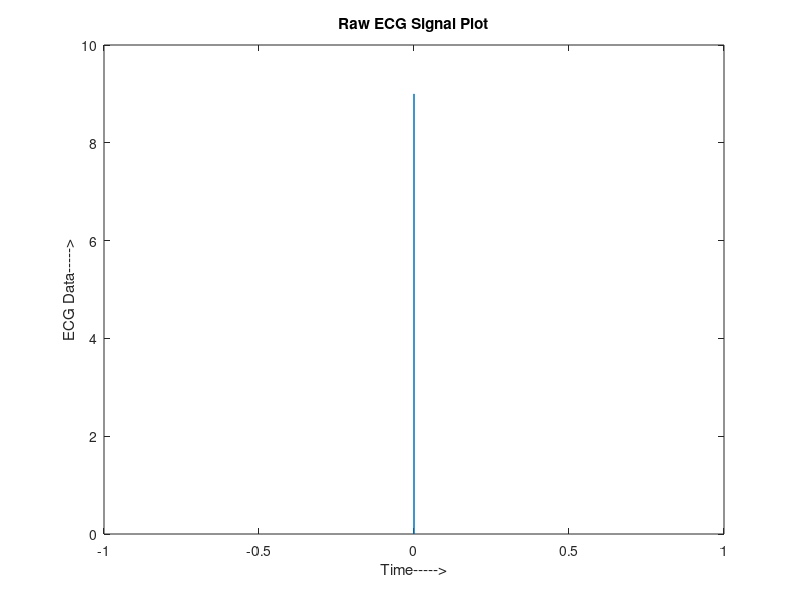

Source code (MATLAB): (Note: this script raises an error after producing the figure.)
%{
A raw ECG signal is available at ECE-3year-Code-Challenge, with file name a01_3.csv, you can download this file and perform the following task:
Read and plot this signal
Filter the ECG signal using Butterworth and plot the filtered signal.
Apply the Pan Tompkins algorithm and find the R peaks.
Segregate this signal into each beat and plot.
Apply the Fourier Transform to each beat and understand the frequency components by plotting the periodogram.
%}
%% CODE
clc;
clear all;
close all;
d = xlsread('a01_3.csv');
Raw_data = d(:,2) % This line is producing error
Time_data = d(:,1)
%% ECG Signal Plot
figure(1);

plot(Time_data,Raw_data);
title('Raw ECG Signal Plot');
xlabel('Time----->');
ylabel('ECG Data----->');

%% Filtering of ECG Signal
fp= 500;
fs= 80;
n= 2;
[b,a]= butter(n,fs/fp);
filtered_signal = filter(b,a,Raw_data);
figure(2)

plot(Time_data(1:1000),filtered_signal(1:1000))
title('Filtered ECG Signal')
xlabel('Time----->');
ylabel('ECG Data----->');

%% Detecting R-Peaks using Pan Tompkins algorithm and Segregation of signal
R_D = Raw_data
y=length(R_D);
fs = 200;              
N = length (R_D);       
t = [0:N-1]/fs;        
R_D = R_D - mean (R_D );    
R_D = R_D/ max( abs(R_D )) ;
b=[1 0 0 0 0 0 -2 0 0 0 0 0 1];
a=[1 -2 1];
h=filter(b,a,[1 zeros(1,12)]); 
x1 = conv (R_D ,h);
x1 = x1/ max( abs(x1 )); 
b = [-1 0 0 0 0 0 0 0 0 0 0 0 0 0 0 0 32 -32 0 0 0 0 0 0 0 0 0 0 0 0 0 0 1];
a = [1 -1];
h1=filter(b,a,[1 zeros(1,32)]); 
x2 = conv (x1 ,h1);
x2 = x2/ max( abs(x2 ));
h = [-1 -2 0 2 1]/8;
x3 = conv (x2 ,h);
x3 = x3 (2+[1: N]);
x3 = x3/ max( abs(x3 ));
figure(3)
subplot(2,1,1);
plot([0:length(x3)-1]/fs,x3);
subplot(2,1,2);
plot(t(200:600),x3(200:600));
title('Segregation of signal');
xlim([1 3])
x4 = x3 .^2;
x4 = x4/ max( abs(x4 ));
h = ones (1 ,31)/31;
Delay = 15; 
x5 = conv (x4 ,h);
x5 = x5 (15+[1: N]);
x5 = x5/ max( abs(x5 ));
maxr = max(x5);
thresh = mean (x5 );
k=thresh*maxr;
y =(x5>k)';
left = find(diff([0 y])==1);
right = find(diff([y 0])==-1);
left=left-20;
for i=1:length(left)
   [R2(i) Rl(i)] = max( R_D(left(i):right(i)) );
   Rl(i) = Rl(i)+left(i) ;
   for j=1:20
   x(j)=left(j);
  for l=1:20;
  k(l)=left(j)-left(j+1);
  y=-1*mean2(k(l));
  end
 end
end
figure(4)
plot (t,R_D/max(R_D) , t(Rl) ,R2 , 'r*');
title('Detection of R-Peaks');
xlabel('Time----->');
ylabel('ECG Data----->');
xlim([1 3])
